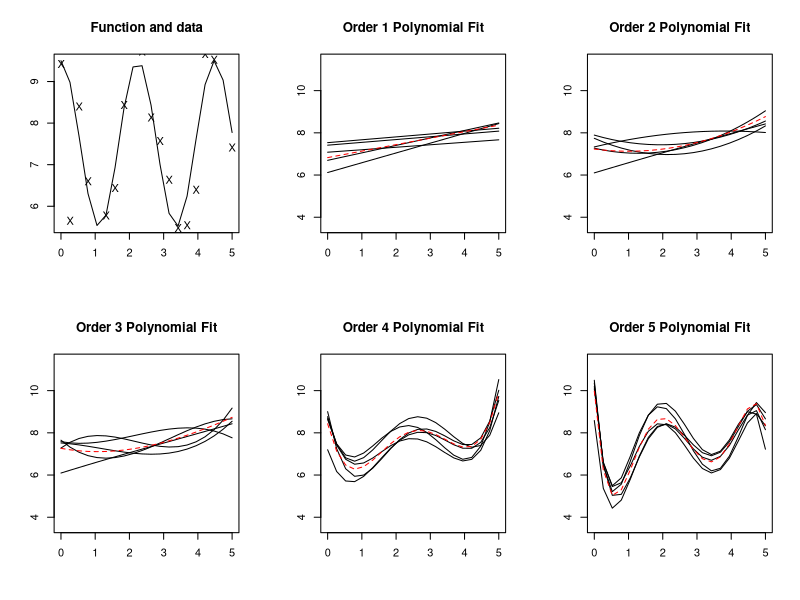
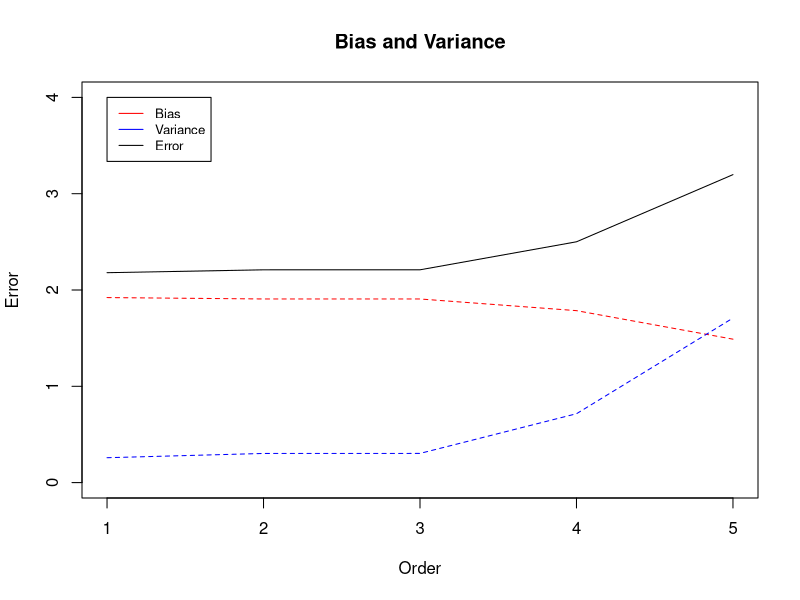

Recreate these plots in R, in order.
##################################################################################################################################
# This R program is used to understand Bias and Variance tradeoff.
#Name : Yash Divecha
##################################################################################################################################

#20 instances with x = [0 5] following uniform distribution
x <- seq(0,5,length.out = 20)

#Corresponding y 
y_temp <- 2 * cos(2.8 * x) + 7.5 

#Corresponding y with added noise following normal distribution N(0, 1) .
y <- 2 * cos(2.8 * x) + 7.5 + rnorm(x,0,1)

#Plotting the points (Function and Data)
par(mfrow=c(2,3))
plot(x, y_temp, main="Function and data", type="l", ylab="", xlab="")
points(x, y, pch="X")

#Creating 100 datasets with added noise
dataSet_ <- list()	#dataSet_ is a list of 100 dataSets each having 20 instances.
for(i in 1:100){	
	y_noise <- y + rnorm(x,0,1)
	dataSet_[[i]] <- c(y_noise)
	#dataSet_[[i]] <- c(y + rnorm(x,0,1))
}
#Taking the mean(average) of the dataset
output <- matrix(unlist(dataSet_), ncol = 20, byrow = TRUE)
dataSet_Avg <- colMeans(output)

#output <- do.call(rbind,dataSet_)
#dataSet_Avg <- colMeans(output)
#dataSet_Avg

##################################################################################################################################
#Computing Order 1 Polynomial Fit
plot(x,y,type="n", ylab="",xlab="",main="Order 1 Polynomial Fit", col = "black")

for(i in 1: 5){
	temp <- dataSet_[[i]]
	fit1 <- lm(temp~x)
	lines(x, predict(fit1) )
}
#Taking the mean(average) of the Polynomial Fit 1
fit1 <- lm(dataSet_Avg~x)
lines(x, predict(fit1), lty=2,col = "red")
##################################################################################################################################

#Computing Order 2 Polynomial Fit
plot(x, y, type="n", main="Order 2 Polynomial Fit", ylab="", xlab="", col="black")
for(i in 1: 5){
	
	temp <- dataSet_[[i]]
	
	#fit2 <- lm(temp ~ poly(x,2,raw = TRUE))
	fit2 <- lm(temp ~ x+ I(x^2))
	lines(x, predict(fit2))
	
	'
	xsq <- x^2
	m2 <- lm(g ~ x + xsq)
	xv <- seq(min(x), max(x), length = 20)
	yv <- predict(m2, list(x=xv,xsq=xv^2))
	lines(xv,yv,col = "green")
	'
}
#Taking the mean(average) of the Polynomial Fit 2
#fit2 <- lm(dataSet_Avg~poly(x,2,raw=TRUE))
fit2 <- lm(dataSet_Avg~x+I(x^2))
lines(x, predict(fit2), lty=2, col = "red")
##################################################################################################################################


#Computing Order 3 Polynomial Fit
plot(x, y, type="n", main="Order 3 Polynomial Fit", ylab="", xlab="", col="black")
for(i in 1: 5){
	temp <- dataSet_[[i]]	
	
	#fit3 <- lm(temp ~ poly(x,3,raw = TRUE))
	fit3 <- lm(temp ~ x+I(x^2)+I(x^3))

	lines(x, predict(fit3))
	'
	xsq = x^2
	xcub = x^3
	m3 <- lm(g ~ x + xsq+ xcub)
	xv <- seq(min(x), max(x), length = 20)
	yv <- predict(m3, list(x = xv, xsq = xv^2, xcub = xv^3))	
	lines(xv,yv,col = "blue")
	'
}
#Taking the mean(average) of the Polynomial Fit 3
#fit3 <- lm(dataSet_Avg~poly(x,3,raw=TRUE))
fit3 <- lm(dataSet_Avg ~ x + I(x^2)+I(x^3))
lines(x, predict(fit3), lty=2, col = "red")
##################################################################################################################################


#Computing Order 4 Polynomial Fit
plot(x, y, type="n", main="Order 4 Polynomial Fit", ylab="", xlab="", col="black")
for(i in 1: 5){
	temp <- dataSet_[[i]]	
	
	#fit4 <- lm(temp ~ poly(x,4,raw = TRUE))
	fit4 <- lm(temp ~ x+I(x^2)+I(x^3)+I(x^4))
	lines(x, predict(fit4))
	'
	xsq = x^2
	xcub = x^3 
	xquar = x^4
	m4 <- lm(g ~ x + xsq+ xcub + xquar)
	xv <- seq(min(x), max(x), length = 20)
	yv <- predict(m4, list(x = xv, xsq = xv^2, xcub = xv^3, xquar = xv^4))
	lines(xv,yv,col = "black")
	'
	
}
#Taking the mean(average) of the Polynomial Fit 4
#fit4 <- lm(dataSet_Avg~poly(x,4,raw=TRUE))
fit4 <- lm(dataSet_Avg~x+I(x^2)+I(x^3)+I(x^4))
lines(x, predict(fit4), lty=2, col = "red")
##################################################################################################################################


#Computing Order 5 Polynomial Fit
plot(x, y, type="n", main="Order 5 Polynomial Fit", ylab="", xlab="", col="black")
for(i in 1: 5){
	temp <- dataSet_[[i]]	
	
	#fit5 <- lm(temp ~ poly(x,5,raw = TRUE))
	fit5 <- lm(temp ~ x+I(x^2)+I(x^3)+I(x^4)+I(x^5))
	lines(x, predict(fit5))
	'
	xsq = x^2 
	xcub = x^3
	xquar = x^4
	xquin = x^5
	m5 <- lm(y ~ x + xsq+ xcub + xquar+xquin)
	xv <- seq(min(x), max(x), length = 20)
	yv <- predict(m5, list(x = xv, xsq = xv^2, xcub = xv^3, xquar = xv^4, xquin = xv^5))
	lines(xv,yv,col = "yellow")
	'
}
#Taking the mean(average) of the Polynomial Fit 5
#fit5 <- lm(dataSet_Avg~poly(x,5,raw=TRUE))
fit5 <- lm(dataSet_Avg~x+I(x^2)+I(x^3)+I(x^4)+I(x^5))
lines(x, predict(fit5), lty=2, col = "red")
##################################################################################################################################


#Bias

#This function get the Bias of Polynomial fits.
findBiasOfFit <- function(fit, y){
  bias <- mean((predict(fit) - y)^2)
  #bias <- bias/20
  bias <- sqrt(bias)
  
  return(bias)
}

BiasOrder1 <- findBiasOfFit(fit1,y)
#BiasOrder1
BiasOrder2 <- findBiasOfFit(fit2,y)
#BiasOrder2
BiasOrder3 <- findBiasOfFit(fit3,y)
#BiasOrder3
BiasOrder4 <- findBiasOfFit(fit4,y)
#BiasOrder4
BiasOrder5 <- findBiasOfFit(fit5,y)
#BiasOrder5
totalBias <- c(BiasOrder1, BiasOrder2, BiasOrder3, BiasOrder4, BiasOrder5)
#############################################################################################################################


#Variance

#This function get the variance of Polynomial fits.
findVarianceOfFit <- function(varianceOrder, dataSet_, fit){
  N <- 20
  M <- 100
  for(i in 1:100){
	  varianceOrder <- sum(varianceOrder, (( mean(dataSet_[[i]]) - predict(fit))^2))
  }
  varianceOrder <- varianceOrder /(N*M)
  return(varianceOrder)
}       
       
varianceOrder1 <- 0
varianceOrder1 <- findVarianceOfFit(varianceOrder1, dataSet_, fit1)
#varianceOrder1
varianceOrder2 <- 0
varianceOrder2 <- findVarianceOfFit(varianceOrder2, dataSet_, fit2)
#varianceOrder2
varianceOrder3 <- 0
varianceOrder3 <- findVarianceOfFit(varianceOrder3, dataSet_, fit3)
#varianceOrder3
varianceOrder4 <- 0
varianceOrder4 <- findVarianceOfFit(varianceOrder4, dataSet_, fit4)
#varianceOrder4
varianceOrder5 <- 0
varianceOrder5 <- findVarianceOfFit(varianceOrder5, dataSet_, fit5)
#varianceOrder5

totalVariance <- c(varianceOrder1, varianceOrder2, varianceOrder3, varianceOrder4, varianceOrder5)
##################################################################################################################################

#Error
error <- totalBias + totalVariance
##################################################################################################################################

#Plotting Bias, Variance and Error
xAxis <- c(1,2,3,4,5)
yAxis <- seq(0, 4, length.out=5)

par(mfrow=c(1,1))
plot(xAxis,yAxis,type="n", ylab="Error", xlab="Order",main="Bias and Variance")
legend(1, 4, legend=c("Bias", "Variance", "Error"),col=c("red", "blue", "black"),lty=1:1:1, cex=0.8)

lines(xAxis, totalBias, col="red", lty=2)
lines(xAxis, totalVariance, col="blue", lty=2)
lines(xAxis, error, col="black")